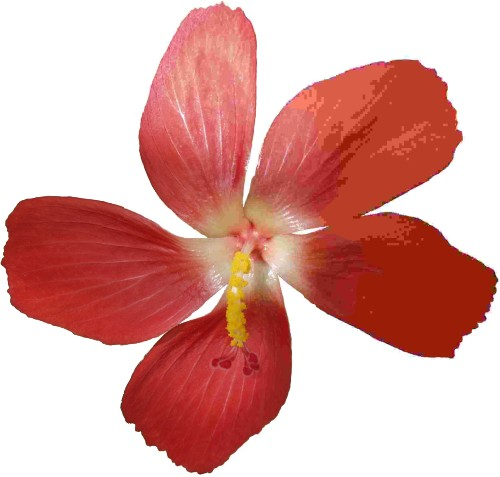
#> input picture imagenes/original/flores.jpeg, 500 x 477 px
$ jupyter execute 'Histograma 2.ipynb'
#> lines starting #> are read from the running program, lines starting #| are printed output that depends on the picture
Ecualizacion de un Histograma se decea normalizar una imagen a un punto optimo

[cell 1]
import cv2
import numpy as np
import matplotlib.pyplot as plt
plt.rcParams ['figure.figsize']=[10,5]
imagen=cv2.imread('imagenes/original/flores.jpeg',0)
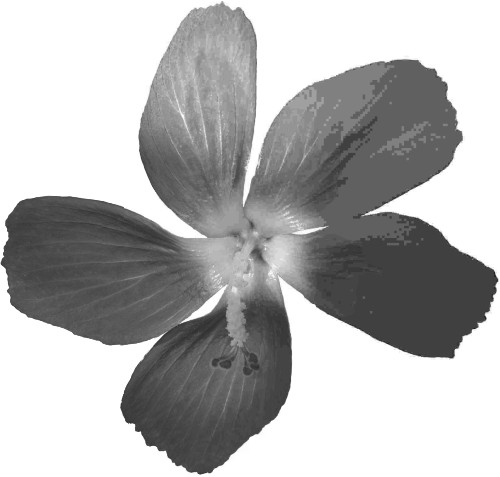
#> imagen: shape (477, 500); min 29, max 255, mean 179.3
histograma ,calc =np.histogram(imagen.flatten(),256,[0,256])
#> histograma = 256 values, max 113480 at index 255, min 0 at index 0, mean 931.6; calc = 257 values from 0 to 256
distAcum=histograma.cumsum()
#> distAcum = 256 values from 0 to 238500
distAcum_normalizado=distAcum*histograma.max()/distAcum.max()
#> distAcum_normalizado = 256 values from 0 to 113480
ecualizado=cv2.equalizeHist(imagen)
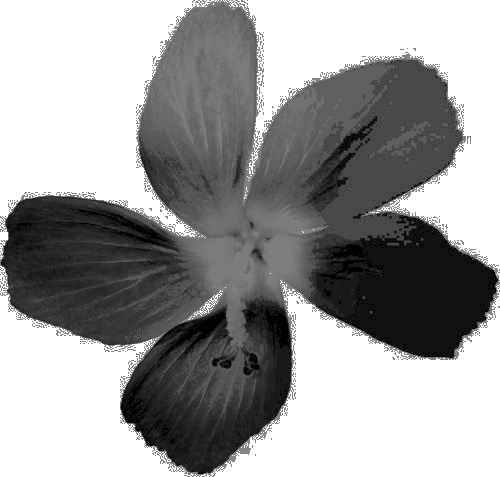
#> ecualizado: shape (477, 500); min 0, max 255, mean 157.1
histograma_equalizado,_=np.histogram(ecualizado.flatten(),256,[0,256])
#> histograma_equalizado = 256 values, max 113480 at index 255, min 0 at index 6, mean 931.6


plt.figure(figsize=(10,5))
plt.subplot(221)
plt.title("Original")
plt.axis("off")
plt.imshow(imagen, cmap="gray")

# Histogram of the original image
plt.subplot(222)
plt.title("Histogram")
plt.axis("off")
plt.plot(distAcum_normalizado, color="b")
plt.hist(imagen.flatten(), 256, [0, 256], color="r")
plt.xlim([0, 256])
plt.legend(("Cumulative Distribution", "Histogram"), loc="upper left")

plt.subplot(223)
plt.title("Equalized")
plt.axis("off")
plt.imshow(ecualizado, cmap="gray")

plt.subplot(224)
plt.title("Equalized Histogram")
plt.axis("off")
plt.plot(histograma_equalizado, color="r")
plt.xlim([0, 256])
plt.show()
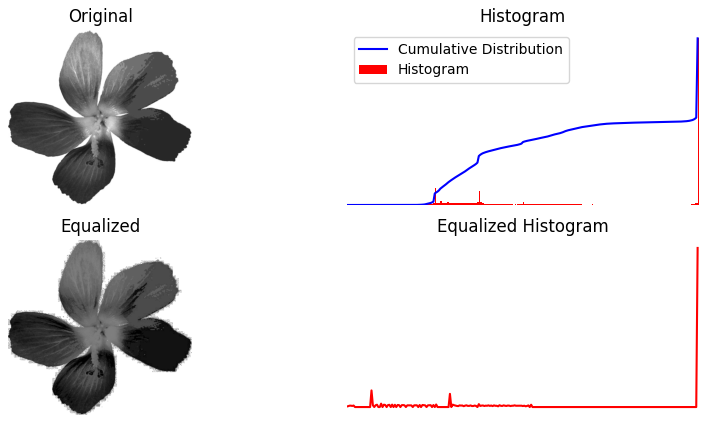
#> figure drawn by matplotlib, 4 panels

[cell 2]
import cv2
import numpy as np
import matplotlib.pyplot as plt

plt.rcParams['figure.figsize'] = [10, 5]
imagen = cv2.imread('imagenes/original/flores.jpeg')
#> imagen is the input picture: shape (477, 500, 3); mean B, G, R 157.6, 163.2, 219
gray = cv2.cvtColor(imagen, cv2.COLOR_BGR2GRAY)
ecualizada = cv2.equalizeHist(gray)
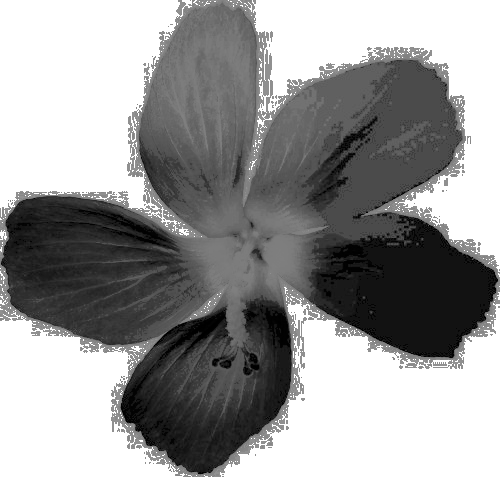
#> ecualizada: shape (477, 500); min 0, max 255, mean 152.5
ecu_color = cv2.merge([
    cv2.equalizeHist(imagen[:, :, 0]),
    cv2.equalizeHist(imagen[:, :, 1]),
    cv2.equalizeHist(imagen[:, :, 2])
])
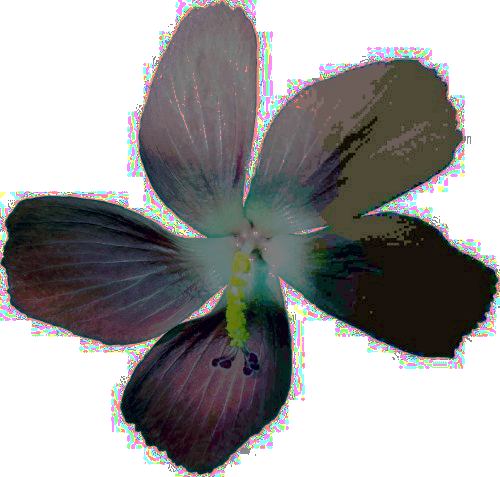
#> ecu_color: shape (477, 500, 3); mean B, G, R 154.7, 154.6, 155.6

plt.imshow(cv2.cvtColor(ecualizada, cv2.COLOR_BGR2RGB), cmap="gray")
plt.title("Equalized Grayscale Image")
plt.show()
plt.imshow(cv2.cvtColor(ecu_color, cv2.COLOR_BGR2RGB))
plt.title("Equalized Color Image")
plt.show()

[cell 3]
import cv2
import numpy as np
import matplotlib.pyplot as plt

plt.rcParams['figure.figsize'] = [10, 5]
imagen = cv2.imread('imagenes/original/flores.jpeg',0)
clip=2.0
tile=8
clahe=cv2.createCLAHE(clipLimit=clip,tileGridSize=(tile,tile))
ecualizada=clahe.apply(imagen)
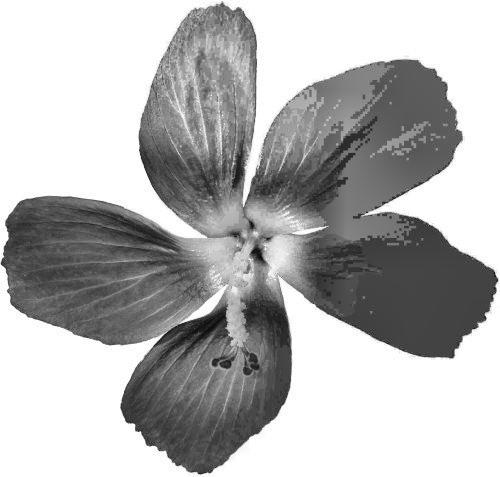
#> ecualizada: shape (477, 500); min 13, max 255, mean 180.2
plt.imshow(imagen, cmap="gray")
plt.title("imagen original")
plt.show()

plt.imshow(ecualizada, cmap="gray")
plt.title("Equalizada")
plt.show()

espectro de imagen

[cell 4]
import cv2
import numpy as np
import matplotlib.pyplot as plt

plt.rcParams['figure.figsize'] = [10, 5]
imagen = cv2.imread('imagenes/original/flores.jpeg',0)
transformada=np.fft.fft2(imagen)# aplica transformada e inversa de forier

desplazar=np.fft.fftshift(transformada)#separa el espectro
magnitud_espectro=np.log(1+np.abs(desplazar))
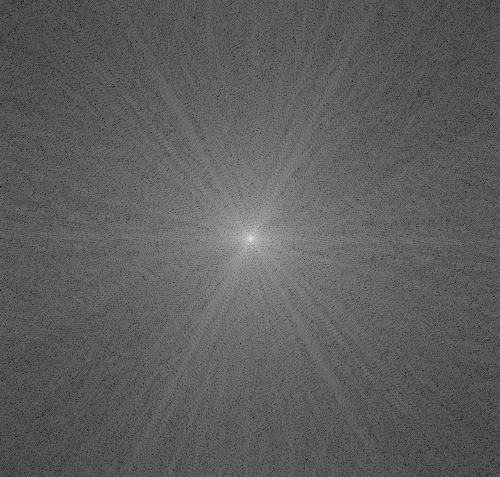
#> magnitud_espectro: shape (477, 500) float64; min 2.06, max 17.57, mean 7.79; drawn with min black and max white
plt.subplot(1, 3, 1)
plt.imshow(imagen, cmap='gray')
plt.title("Original")
plt.axis('off')

plt.subplot(1, 3, 2)
plt.imshow(ecualizada, cmap='gray')
plt.title("Equalizada")
plt.axis('off')

plt.subplot(1, 3, 3)
plt.imshow(magnitud_espectro, cmap='gray')
plt.title("Magnitud Espectro ")
plt.axis('off')

# Show the plot
plt.show()

[cell 5]
import cv2
import numpy as np
import matplotlib.pyplot as plt
import imutils

plt.rcParams['figure.figsize'] = [10, 5]
imagen = cv2.imread('imagenes/original/flores.jpeg')
imagen = cv2.cvtColor(imagen,cv2.COLOR_BGR2RGB)
plt.imshow(imagen)
angulo=50
rotar=imutils.rotate(imagen,angulo)
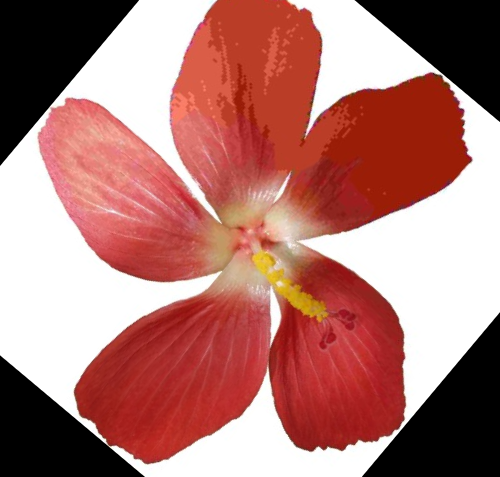
#> rotar: shape (477, 500, 3); mean R, G, B 175.7, 120.1, 114.5
plt.imshow(rotar)
plt.show()

$ run again, with imagenes/original/tigre.jpeg copied over imagenes/original/flores.jpeg
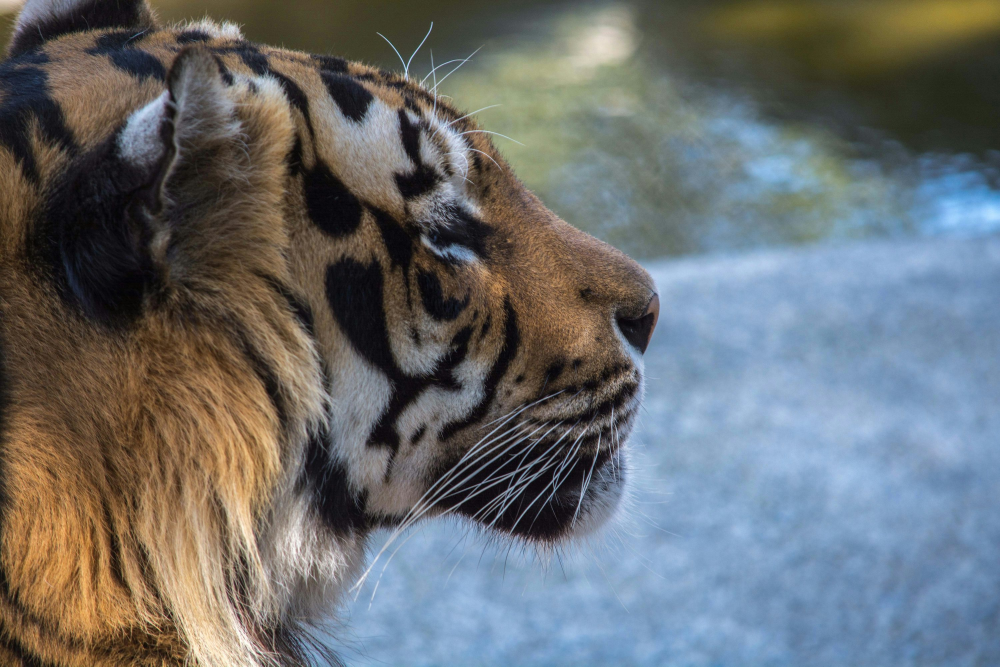
#> input picture imagenes/original/tigre.jpeg, 3000 x 2000 px (shown at 1/3 size)
#> histograma = 256 values, max 61632 at index 155, min 25 at index 0, mean 23437.5; calc = 257 values from 0 to 256
#> distAcum = 256 values from 25 to 6000000
#> distAcum_normalizado = 256 values from 0.257 to 61632
#> `ecualizado=cv2.equalizeHist(imagen)`:
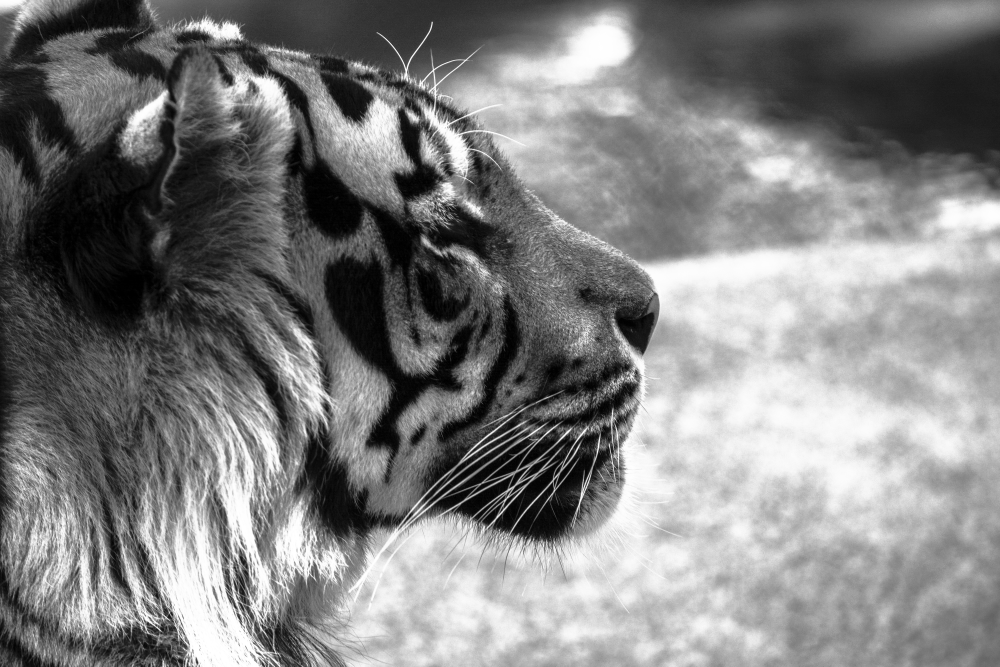
#> ecualizado: shape (2000, 3000) (shown at 1/3 size); min 0, max 255, mean 128.3
#> histograma_equalizado = 256 values, max 61632 at index 200, min 0 at index 9, mean 23437.5
#> imagen is the input picture: shape (2000, 3000, 3); mean B, G, R 112.1, 110.2, 106.6
#> `rotar=imutils.rotate(imagen,angulo)`:
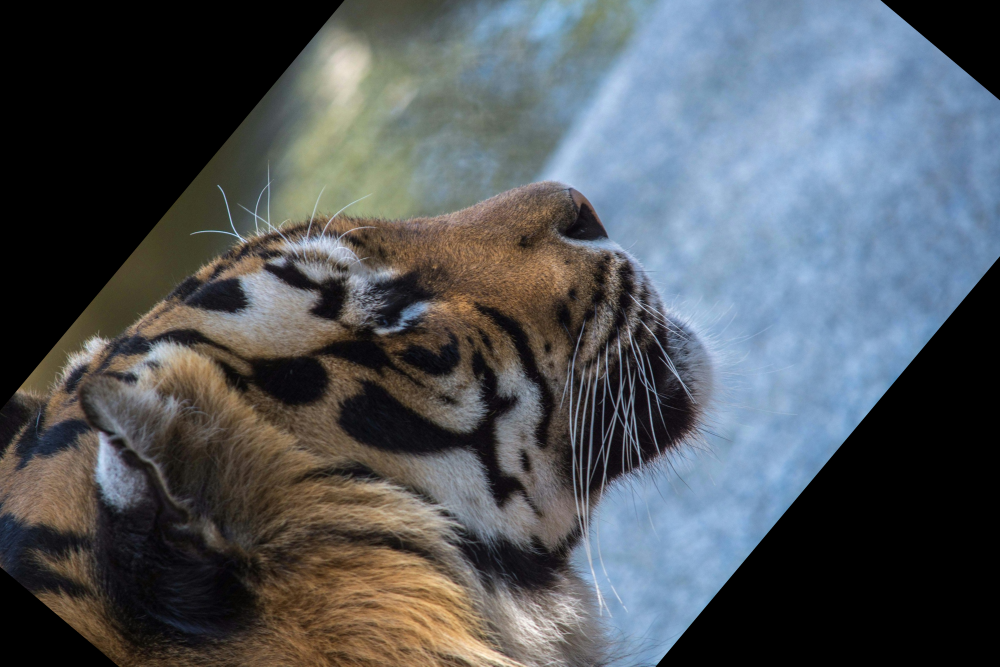
#> rotar: shape (2000, 3000, 3) (shown at 1/3 size); mean R, G, B 81.6, 86.9, 92.1
